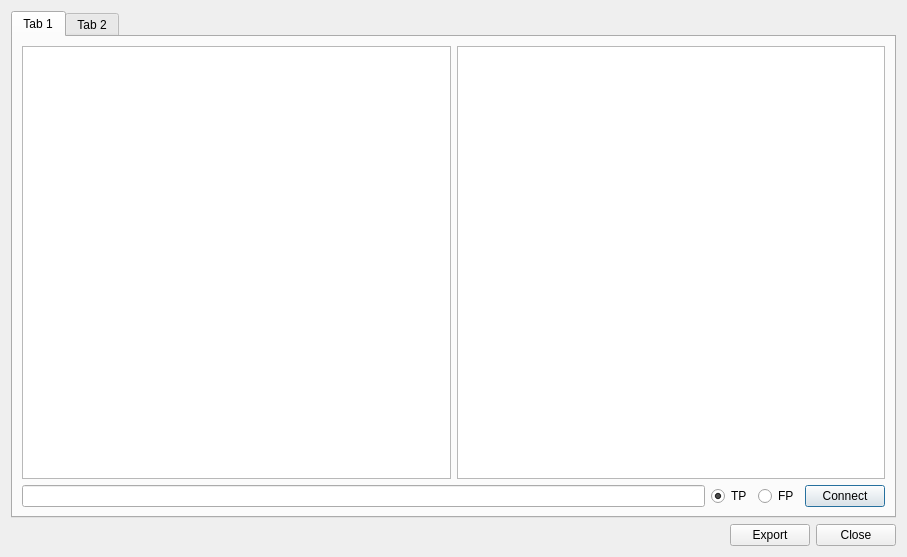
<?xml version="1.0" encoding="UTF-8"?>
<ui version="4.0">
 <class>diffDialog</class>
 <widget class="QDialog" name="diffDialog">
  <property name="geometry">
   <rect>
    <x>0</x>
    <y>0</y>
    <width>907</width>
    <height>557</height>
   </rect>
  </property>
  <property name="windowTitle">
   <string>Dialog</string>
  </property>
  <layout class="QVBoxLayout" name="verticalLayout_4">
   <item>
    <widget class="QTabWidget" name="tabWidget">
     <property name="currentIndex">
      <number>0</number>
     </property>
     <widget class="QWidget" name="tab">
      <attribute name="title">
       <string>Tab 1</string>
      </attribute>
      <layout class="QVBoxLayout" name="verticalLayout">
       <item>
        <layout class="QHBoxLayout" name="horizontalLayout_2">
         <item>
          <widget class="QTableView" name="tableView"/>
         </item>
         <item>
          <widget class="QTableView" name="tableView_2"/>
         </item>
        </layout>
       </item>
       <item>
        <layout class="QHBoxLayout" name="horizontalLayout_5">
         <item>
          <widget class="QLineEdit" name="lineEdit">
           <property name="text">
            <string/>
           </property>
          </widget>
         </item>
         <item>
          <layout class="QHBoxLayout" name="horizontalLayout">
           <item>
            <widget class="QRadioButton" name="radioTPButton">
             <property name="text">
              <string>TP</string>
             </property>
             <property name="checked">
              <bool>true</bool>
             </property>
            </widget>
           </item>
           <item>
            <widget class="QRadioButton" name="radioFPButton">
             <property name="text">
              <string>FP</string>
             </property>
            </widget>
           </item>
          </layout>
         </item>
         <item>
          <widget class="QPushButton" name="connectButton">
           <property name="text">
            <string>Connect</string>
           </property>
          </widget>
         </item>
        </layout>
       </item>
      </layout>
     </widget>
     <widget class="QWidget" name="tab_2">
      <attribute name="title">
       <string>Tab 2</string>
      </attribute>
      <layout class="QVBoxLayout" name="verticalLayout_3">
       <item>
        <layout class="QVBoxLayout" name="verticalLayout_2">
         <item>
          <widget class="QTableView" name="tableView_3"/>
         </item>
         <item>
          <layout class="QHBoxLayout" name="horizontalLayout_3">
           <item>
            <spacer name="horizontalSpacer_2">
             <property name="orientation">
              <enum>Qt::Horizontal</enum>
             </property>
             <property name="sizeHint" stdset="0">
              <size>
               <width>40</width>
               <height>20</height>
              </size>
             </property>
            </spacer>
           </item>
           <item>
            <widget class="QPushButton" name="deleteButton">
             <property name="text">
              <string>Delete</string>
             </property>
            </widget>
           </item>
          </layout>
         </item>
        </layout>
       </item>
      </layout>
     </widget>
    </widget>
   </item>
   <item>
    <layout class="QHBoxLayout" name="horizontalLayout_4">
     <item>
      <spacer name="horizontalSpacer">
       <property name="orientation">
        <enum>Qt::Horizontal</enum>
       </property>
       <property name="sizeHint" stdset="0">
        <size>
         <width>718</width>
         <height>20</height>
        </size>
       </property>
      </spacer>
     </item>
     <item>
      <widget class="QPushButton" name="exportButton">
       <property name="text">
        <string>Export</string>
       </property>
      </widget>
     </item>
     <item>
      <widget class="QPushButton" name="closeButton">
       <property name="text">
        <string>Close</string>
       </property>
      </widget>
     </item>
    </layout>
   </item>
  </layout>
 </widget>
 <resources/>
 <connections>
  <connection>
   <sender>closeButton</sender>
   <signal>clicked()</signal>
   <receiver>diffDialog</receiver>
   <slot>close()</slot>
   <hints>
    <hint type="sourcelabel">
     <x>856</x>
     <y>541</y>
    </hint>
    <hint type="destinationlabel">
     <x>532</x>
     <y>434</y>
    </hint>
   </hints>
  </connection>
 </connections>
</ui>
